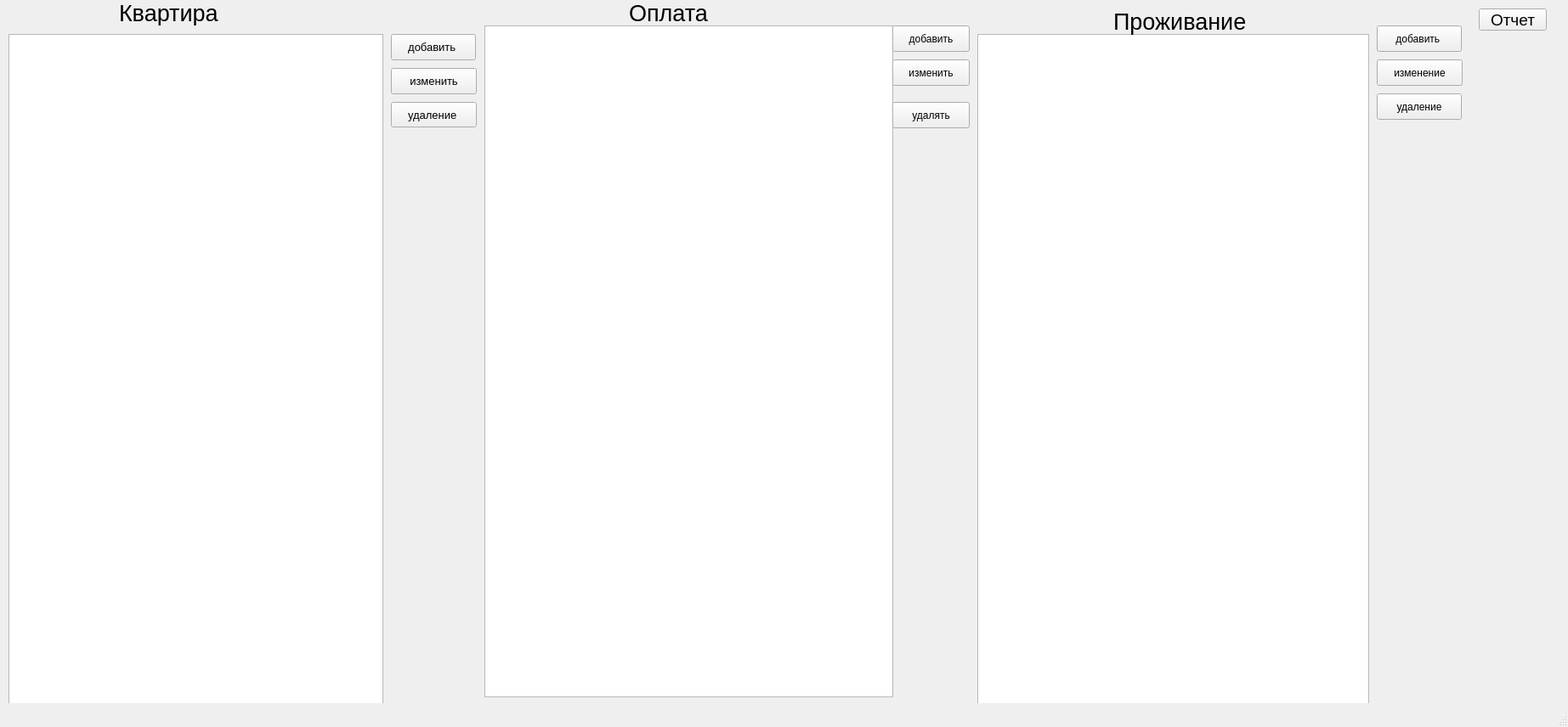
<?xml version="1.0" encoding="UTF-8"?>
<ui version="4.0">
 <class>MainWindow</class>
 <widget class="QMainWindow" name="MainWindow">
  <property name="geometry">
   <rect>
    <x>0</x>
    <y>0</y>
    <width>1845</width>
    <height>856</height>
   </rect>
  </property>
  <property name="font">
   <font>
    <pointsize>14</pointsize>
   </font>
  </property>
  <property name="windowTitle">
   <string>MainWindow</string>
  </property>
  <widget class="QWidget" name="centralwidget">
   <widget class="QLabel" name="label_pay">
    <property name="geometry">
     <rect>
      <x>740</x>
      <y>0</y>
      <width>101</width>
      <height>31</height>
     </rect>
    </property>
    <property name="font">
     <font>
      <pointsize>20</pointsize>
     </font>
    </property>
    <property name="text">
     <string>Оплата </string>
    </property>
   </widget>
   <widget class="QTableView" name="tableView_pay">
    <property name="geometry">
     <rect>
      <x>570</x>
      <y>30</y>
      <width>481</width>
      <height>791</height>
     </rect>
    </property>
   </widget>
   <widget class="QPushButton" name="pushButton_add_pay">
    <property name="geometry">
     <rect>
      <x>1050</x>
      <y>30</y>
      <width>91</width>
      <height>31</height>
     </rect>
    </property>
    <property name="font">
     <font>
      <pointsize>9</pointsize>
     </font>
    </property>
    <property name="styleSheet">
     <string notr="true"/>
    </property>
    <property name="text">
     <string>добавить</string>
    </property>
   </widget>
   <widget class="QPushButton" name="pushButton_chance_pay">
    <property name="geometry">
     <rect>
      <x>1050</x>
      <y>70</y>
      <width>91</width>
      <height>31</height>
     </rect>
    </property>
    <property name="font">
     <font>
      <pointsize>9</pointsize>
     </font>
    </property>
    <property name="styleSheet">
     <string notr="true"/>
    </property>
    <property name="text">
     <string>изменить</string>
    </property>
   </widget>
   <widget class="QPushButton" name="pushButton_delete_pay">
    <property name="geometry">
     <rect>
      <x>1050</x>
      <y>120</y>
      <width>91</width>
      <height>31</height>
     </rect>
    </property>
    <property name="font">
     <font>
      <pointsize>9</pointsize>
     </font>
    </property>
    <property name="styleSheet">
     <string notr="true"/>
    </property>
    <property name="text">
     <string>удалять</string>
    </property>
   </widget>
   <widget class="QTableView" name="tableView_3">
    <property name="geometry">
     <rect>
      <x>1150</x>
      <y>40</y>
      <width>461</width>
      <height>801</height>
     </rect>
    </property>
   </widget>
   <widget class="QLabel" name="label_habitation">
    <property name="geometry">
     <rect>
      <x>1310</x>
      <y>10</y>
      <width>170</width>
      <height>31</height>
     </rect>
    </property>
    <property name="font">
     <font>
      <pointsize>20</pointsize>
     </font>
    </property>
    <property name="text">
     <string>Проживание</string>
    </property>
   </widget>
   <widget class="QPushButton" name="pb_add_habitation">
    <property name="geometry">
     <rect>
      <x>1620</x>
      <y>30</y>
      <width>100</width>
      <height>31</height>
     </rect>
    </property>
    <property name="font">
     <font>
      <pointsize>9</pointsize>
     </font>
    </property>
    <property name="styleSheet">
     <string notr="true"/>
    </property>
    <property name="text">
     <string>добавить </string>
    </property>
   </widget>
   <widget class="QPushButton" name="pb_change3">
    <property name="geometry">
     <rect>
      <x>1620</x>
      <y>70</y>
      <width>101</width>
      <height>31</height>
     </rect>
    </property>
    <property name="font">
     <font>
      <pointsize>9</pointsize>
     </font>
    </property>
    <property name="styleSheet">
     <string notr="true"/>
    </property>
    <property name="text">
     <string>изменение</string>
    </property>
   </widget>
   <widget class="QPushButton" name="pb_delete3">
    <property name="geometry">
     <rect>
      <x>1620</x>
      <y>110</y>
      <width>100</width>
      <height>31</height>
     </rect>
    </property>
    <property name="font">
     <font>
      <pointsize>9</pointsize>
     </font>
    </property>
    <property name="styleSheet">
     <string notr="true"/>
    </property>
    <property name="text">
     <string>удаление</string>
    </property>
   </widget>
   <widget class="QPushButton" name="pb_add_flat">
    <property name="geometry">
     <rect>
      <x>460</x>
      <y>40</y>
      <width>100</width>
      <height>31</height>
     </rect>
    </property>
    <property name="font">
     <font>
      <pointsize>10</pointsize>
     </font>
    </property>
    <property name="styleSheet">
     <string notr="true"/>
    </property>
    <property name="text">
     <string>добавить </string>
    </property>
   </widget>
   <widget class="QPushButton" name="pb_delete2">
    <property name="geometry">
     <rect>
      <x>460</x>
      <y>120</y>
      <width>101</width>
      <height>30</height>
     </rect>
    </property>
    <property name="font">
     <font>
      <pointsize>10</pointsize>
     </font>
    </property>
    <property name="styleSheet">
     <string notr="true"/>
    </property>
    <property name="text">
     <string>удаление </string>
    </property>
   </widget>
   <widget class="QPushButton" name="pb_change2">
    <property name="geometry">
     <rect>
      <x>460</x>
      <y>80</y>
      <width>101</width>
      <height>31</height>
     </rect>
    </property>
    <property name="font">
     <font>
      <pointsize>10</pointsize>
     </font>
    </property>
    <property name="styleSheet">
     <string notr="true"/>
    </property>
    <property name="text">
     <string>изменить</string>
    </property>
   </widget>
   <widget class="QLabel" name="label_flat">
    <property name="geometry">
     <rect>
      <x>140</x>
      <y>0</y>
      <width>130</width>
      <height>30</height>
     </rect>
    </property>
    <property name="font">
     <font>
      <pointsize>20</pointsize>
     </font>
    </property>
    <property name="text">
     <string>Квартира</string>
    </property>
   </widget>
   <widget class="QTableView" name="tableView_2">
    <property name="geometry">
     <rect>
      <x>10</x>
      <y>40</y>
      <width>441</width>
      <height>791</height>
     </rect>
    </property>
   </widget>
   <widget class="QPushButton" name="pushButton_report">
    <property name="geometry">
     <rect>
      <x>1740</x>
      <y>10</y>
      <width>80</width>
      <height>26</height>
     </rect>
    </property>
    <property name="text">
     <string>Отчет</string>
    </property>
   </widget>
  </widget>
  <widget class="QStatusBar" name="statusbar"/>
 </widget>
 <resources/>
 <connections/>
</ui>
